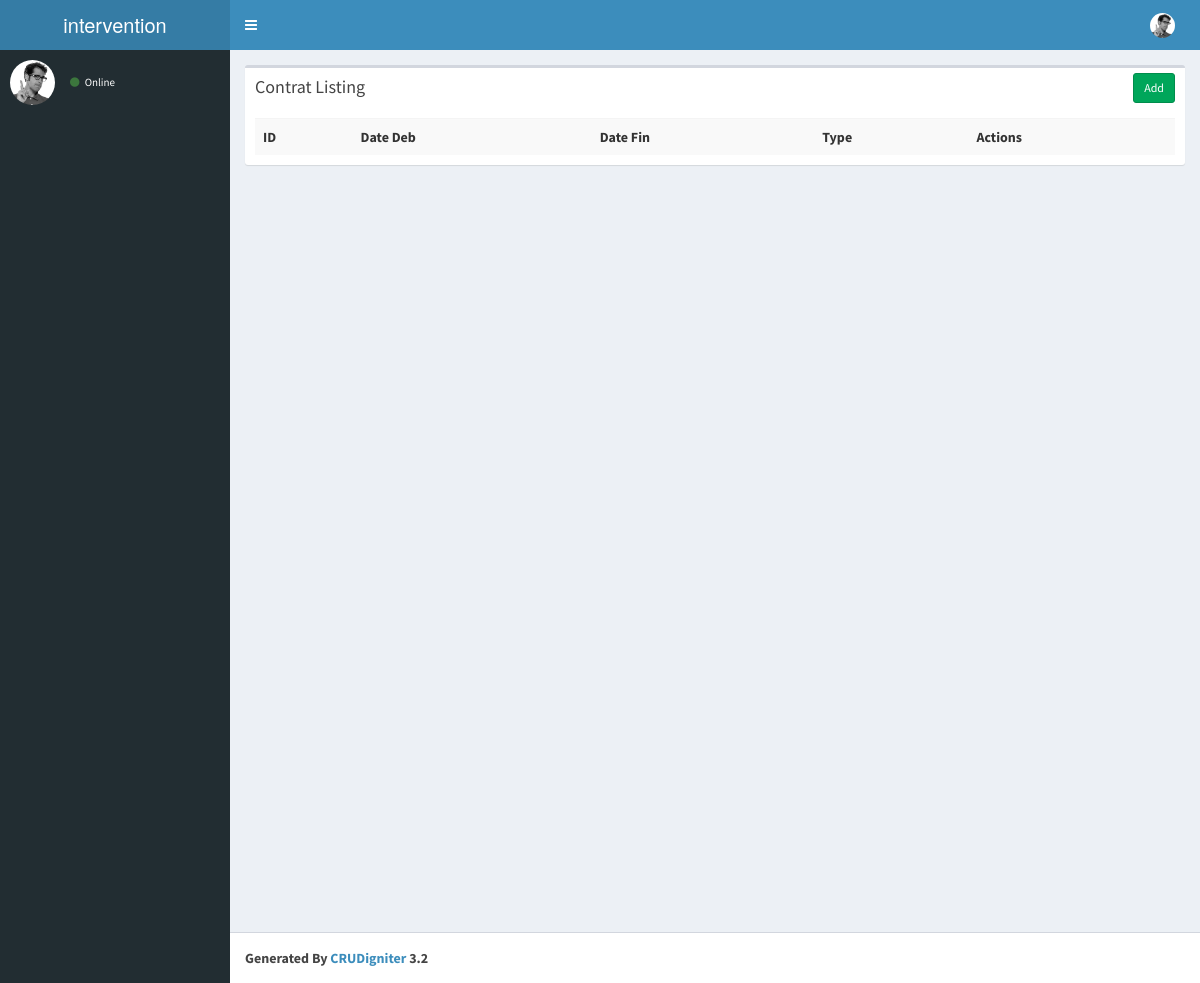
Before: /index.php/contrat with the older database file.
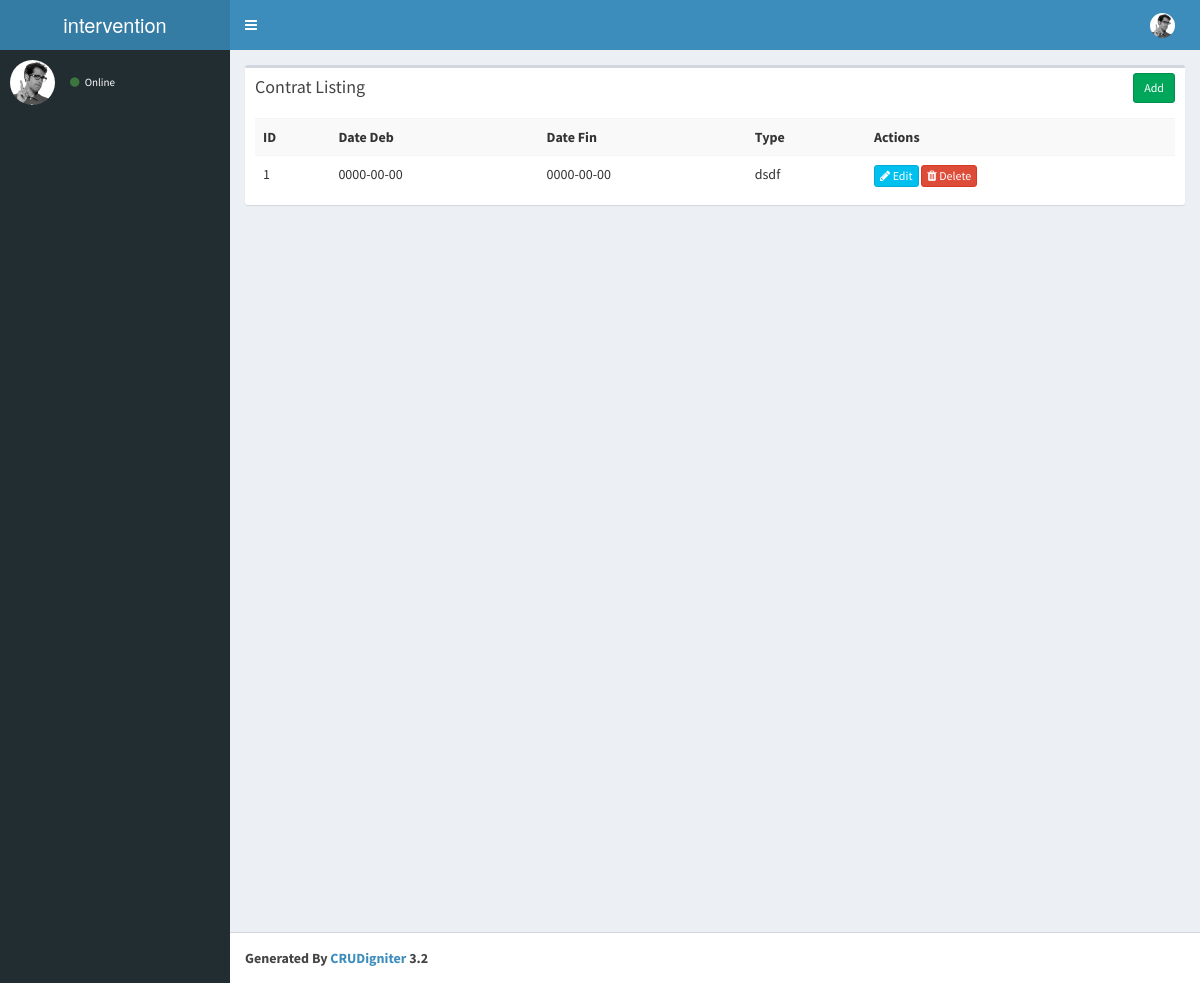
After: the same page with the newer database file.
### tables this page shows
CREATE TABLE `contrat` (
  `id` int(10) NOT NULL AUTO_INCREMENT,
  `date_deb` date DEFAULT NULL,
  `date_fin` date DEFAULT NULL,
  `type` varchar(20) DEFAULT NULL,
  `id_company` int(10) DEFAULT NULL,
  PRIMARY KEY (`id`)
);

### application/controllers/Contrat.php (called while the page is built, shortened)
<?php
class Contrat extends CI_Controller{
    function __construct()
    {
        $this->load->model('Contrat_model');
    }
    function index()
    {
        $data['contrat'] = $this->Contrat_model->get_all_contrat();
        $data['_view'] = 'contrat/index';
        $this->load->view('layouts/main',$data);
    }
}

### index.php (called while the page is built, shortened)
<?php
require_once BASEPATH.'core/CodeIgniter.php';

### application/models/Contrat_model.php (called while the page is built, shortened)
<?php
class Contrat_model extends CI_Model
{
    function get_all_contrat()
    {
        $this->db->order_by('id', 'desc');
        return $this->db->get('contrat')->result_array();
    }
}

### application/views/contrat/index.php (the view)
<div class="row">
    <div class="col-md-12">
        <div class="box">
            <div class="box-header">
                <h3 class="box-title">Contrat Listing</h3>
            	<div class="box-tools">
                    <a href="<?php echo site_url('contrat/add'); ?>" class="btn btn-success btn-sm">Add</a>
                </div>
            </div>
            <div class="box-body">
                <table class="table table-striped">
                    <tr>
						<th>ID</th>
						<th>Date Deb</th>
						<th>Date Fin</th>
						<th>Type</th>
						<th>Actions</th>
                    </tr>
                    <?php foreach($contrat as $c){ ?>
                    <tr>
						<td><?php echo $c['id']; ?></td>
						<td><?php echo $c['date_deb']; ?></td>
						<td><?php echo $c['date_fin']; ?></td>
						<td><?php echo $c['type']; ?></td>
						<td>
                            <a href="<?php echo site_url('contrat/edit/'.$c['id']); ?>" class="btn btn-info btn-xs"><span class="fa fa-pencil"></span> Edit</a>
                            <a href="<?php echo site_url('contrat/remove/'.$c['id']); ?>" class="btn btn-danger btn-xs"><span class="fa fa-trash"></span> Delete</a>
                        </td>
                    </tr>
                    <?php } ?>
                </table>
            </div>
        </div>
    </div>
</div>

### application/views/layouts/main.php (shortened to what this page needs)
<!DOCTYPE html>
<html>
    <head>
        <link rel="stylesheet" href="<?php echo site_url('resources/css/bootstrap.min.css');?>">
        <link rel="stylesheet" href="<?php echo site_url('resources/css/font-awesome.min.css');?>">
        <link rel="stylesheet" href="https://cdnjs.cloudflare.com/ajax/libs/ionicons/2.0.1/css/ionicons.min.css">
        <link rel="stylesheet" href="<?php echo site_url('resources/css/bootstrap-datetimepicker.min.css');?>">
        <link rel="stylesheet" href="<?php echo site_url('resources/css/AdminLTE.min.css');?>">
        <link rel="stylesheet" href="<?php echo site_url('resources/css/_all-skins.min.css');?>">
        <link rel="stylesheet" href="<?php echo site_url('resources/fullcallendar/fullcalendar.min.css');?>">
    </head>
    <body class="hold-transition skin-blue sidebar-mini">
        <div class="wrapper">
            <header class="main-header">
                <a href="" class="logo">
                    <span class="logo-lg">intervention</span>
                </a>
                <nav class="navbar navbar-static-top">
                    <a href="#" class="sidebar-toggle" data-toggle="offcanvas" role="button">
                    </a>
                    <div class="navbar-custom-menu">
                        <ul class="nav navbar-nav">
                            <li class="dropdown user user-menu">
                                <a href="#" class="dropdown-toggle" data-toggle="dropdown">
                                    <img src="<?php echo site_url('resources/img/user2-160x160.jpg');?>" class="user-image" alt="User Image">
                                </a>
                            </li>
                        </ul>
                    </div>
                </nav>
            </header>
            <aside class="main-sidebar">
                <section class="sidebar">
                    <div class="user-panel">
                        <div class="pull-left image">
                            <img src="<?php echo site_url('resources/img/user2-160x160.jpg');?>" class="img-circle" alt="User Image">
                        </div>
                        <div class="pull-left info">
                            <a href="#"><i class="fa fa-circle text-success"></i> Online</a>
                        </div>
                    </div>
                </section>
            </aside>
            <div class="content-wrapper">
                <section class="content">
                    <?php
                    if(isset($_view) && $_view)
                        $this->load->view($_view);
                    ?>
                </section>
            </div>
            <footer class="main-footer">
                <strong>Generated By <a href="http://www.crudigniter.com/">CRUDigniter</a> 3.2</strong>
            </footer>
        </div>
    </body>
</html>

Changed rows visible on the page:
added contrat: id "1", date_deb "0000-00-00", date_fin "0000-00-00", type "dsdf"
